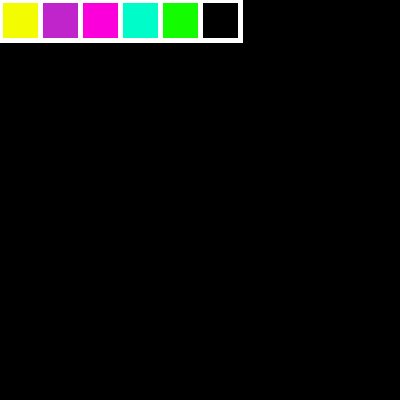
Frame 1 (no input)
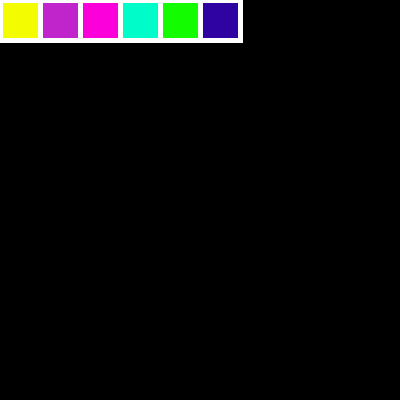
Frame 60 (the mouse pressed at the canvas centre just before this capture)
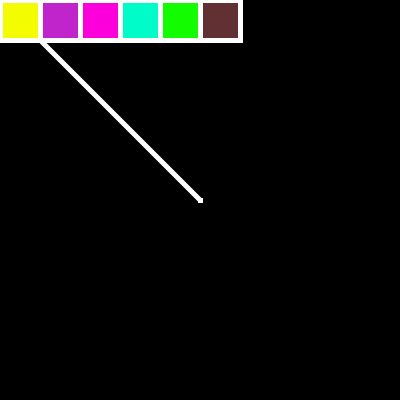
Frame 120 (the mouse held since frame 60 and released just before this capture)

The Processing sketch that drew these frames (run headless with seeded random() and noise(); from frame 60 on, the mouse is pressed at the canvas centre):

// Processing sketch: processing_167435
// ── processing_167435.pde

float r,g,b;
void 
setup()
{
  size(400,400);
  background(0);
  strokeWeight(5);
  stroke(255);
}
void 
draw()
{
  fill(#F3FC00);
  rect(0,0,40,40);
  fill(#C025CB);
  rect(40,0,40,40);
  fill(#FC00DB);
  rect(80,0,40,40);
  fill(#00FCC8);
  rect(120,0,40,40);
  fill(#14FC00);
  rect(160,0,40,40);
  fill(r,g,b);
  r=random(0,120); 
  g=random(0,60);
  b=random(6,255);
  rect(200,0,40,40);
  if (mousePressed)
  {
  line(pmouseX,pmouseY,mouseX,mouseY);
  if (mousePressed)
    {
      if((mouseX>0)&&(mouseX<40) && (mouseY<40)){
       stroke(#F3FC00);}
      else if((mouseX>40)&&(mouseX<80) && (mouseY<40)){
       stroke(#C025CB);}
      else if((mouseX>80)&&(mouseX<120) && (mouseY<40)){
       stroke(#FC00DB);}
      else if((mouseX>120)&&(mouseX<160) && (mouseY<40)){
       stroke(#00FCC8);}
      else if((mouseX>160)&&(mouseX<200) && (mouseY<40)){
       stroke(#14FC00);}
      else if((mouseX>200)&&(mouseX<240) && (mouseY<40)){
       stroke(r,g,b);
         r=random(0,120);
         g=random(0,60);
         b=random(6,255);}
    }
   }
}
